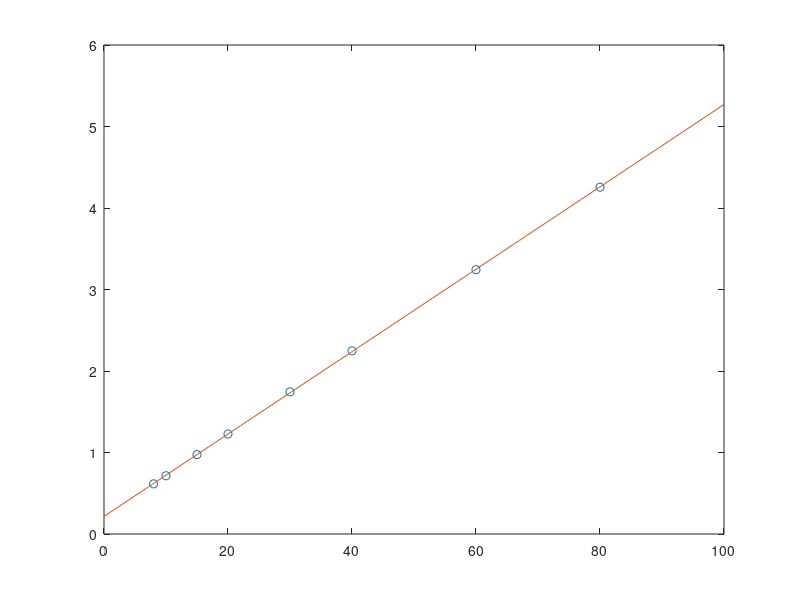

This figure's MATLAB source:
  H = [8 10 15 20 30 40 60 80];
B=[13.0 14.0 15.4 16.3 17.2 17.8 18.5 18.8];
m=length(H);

y=  H./B;
t=H;
det=m*sum(t.*t)-(sum(t))^2;
a=(sum(y)*sum(t.*t)-sum(t.*y)*sum(t))/det
b=(m*sum(t.*y)-sum(t)*sum(y))/det


F= @(x) a+b*x
x= 0:100;
F_res=F(x);
plot(t,y,'o',x,F_res) 